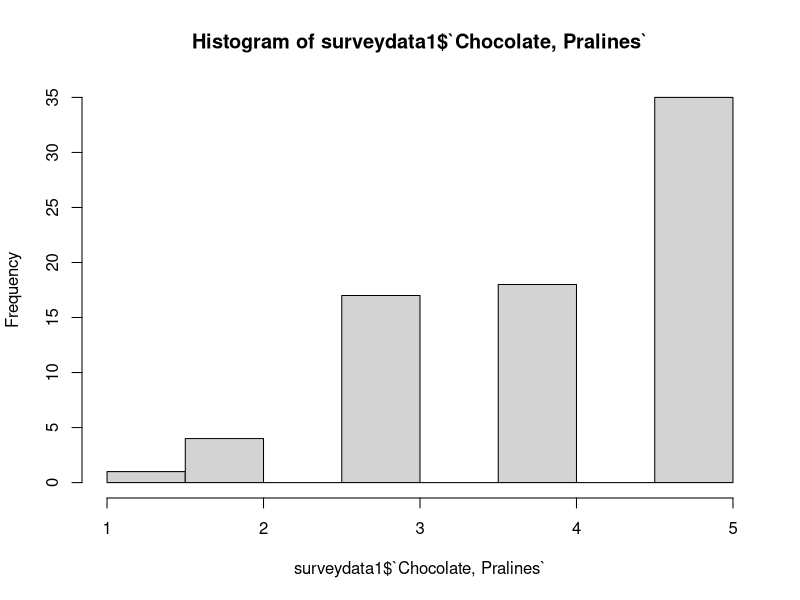
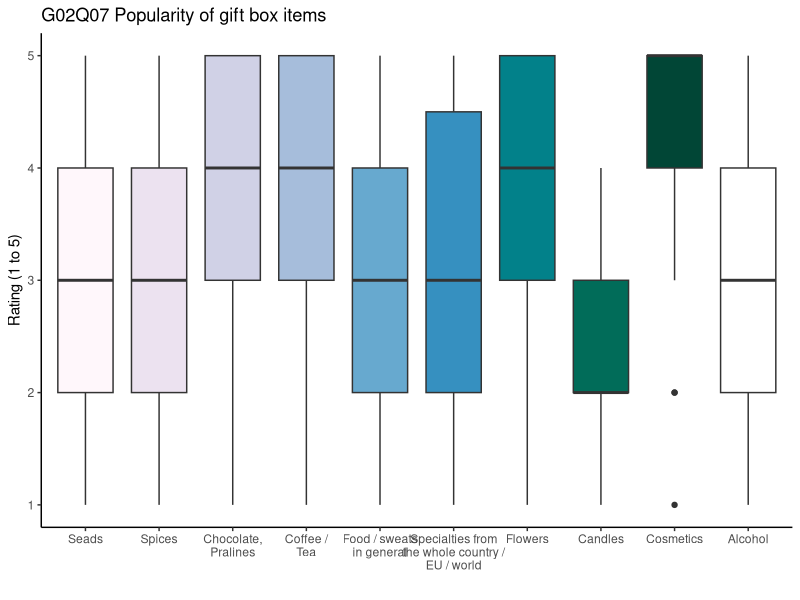
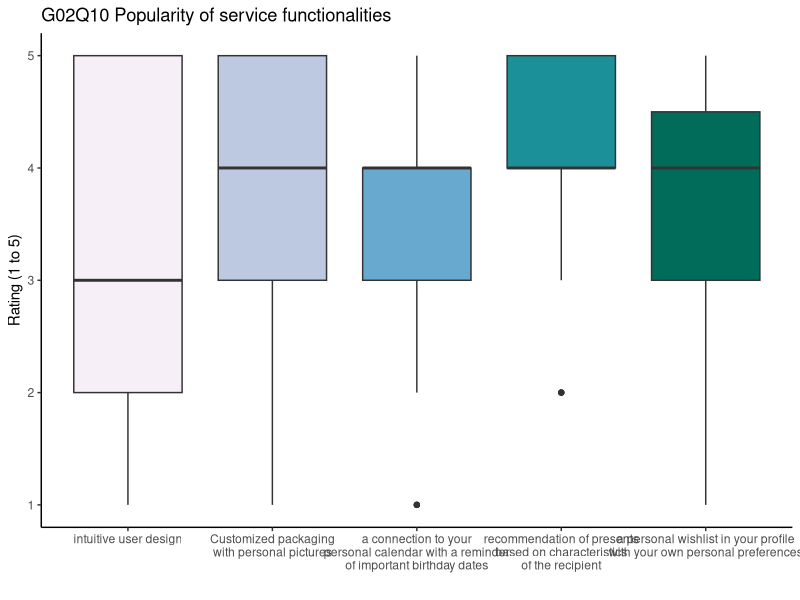
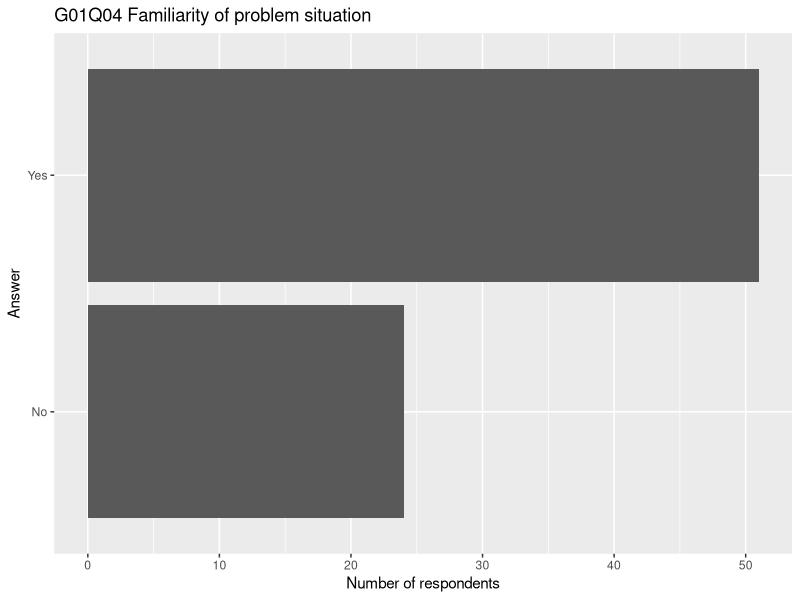
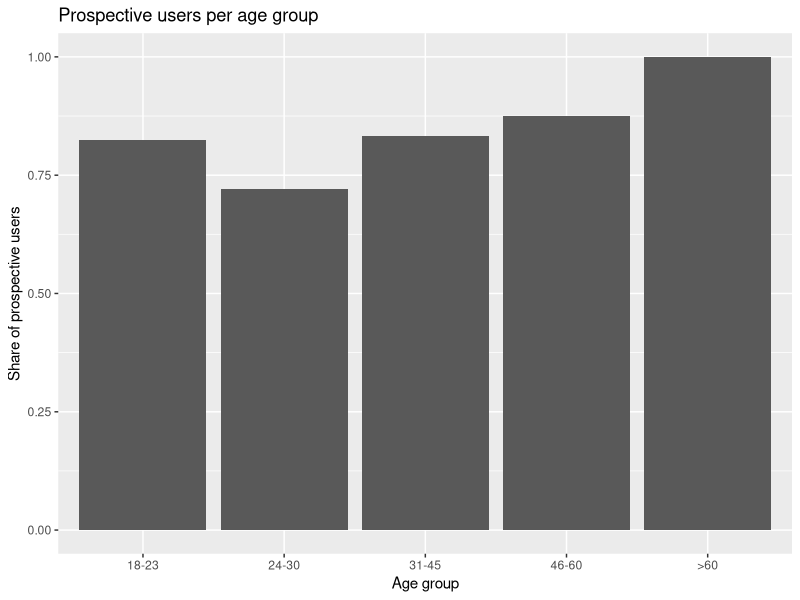

Source code (R) for these figures, in order:
#######################################
#                                     #
#            gift giving              #
#          survey analysis            #
#                                     #
#            Thomas FROST             #
#           Antonia GERKEN            #
#           Anita LINDBERG            #
#             Diane OWIN              #
#                                     #
#       emlyon business school        #
#                                     #
#       https://lyonexchange.fr       #
#     gift-giving@lyonexchange.fr     #
#                                     #
#######################################



# 00 - Setup #############################

# setwd("~/Studium/Master/Module/5A2M21 Advanced Topics in Digital Marketing/Gruppenarbeit/GiftGiving")

# install.packages("tidyverse")
# install.packages("fastDummies")
# install.packages("openxlsx")
# install.packages("data.table")


library(tidyverse)
library(fastDummies)
library(openxlsx)
library(data.table)


# Function to get share of yes of a factor df yes / no

getmean <- function(df) {
  return(as.numeric(summary(df)[2])/length(df))
}

# 01 - Read data #########################

surveydata <- read_csv(file = "results-survey282822_20211009-1210.csv")

# 02 - Clean data #########################

# delete incomplete answers
surveydata <- filter(surveydata, !is.na(submitdate))

# delete answer where control question is wrong
surveydata <- surveydata[surveydata$`G02Q10[SQ053]`  == 4, ]

# remove control question
surveydata1 <- subset(surveydata, select = -c(`G02Q10[SQ053]`) )

# remove time stamp
surveydata1 <- subset(surveydata1, select = -c(submitdate) )

# rename categorical columns----
oldnames <-  c('G01Q04','G01Q17', 'G01Q18', 'G01Q19', 'G01Q05', 'G02Q02','G03Q03', 'G03Q13', 'G03Q14',
             'G03Q15','G03Q16')
newnames <-  c('situation_fit','last_minute', 'remb_bday', 'online_gift', 
             'suitablegift','services_fit','age', 'gender', 'student', 'profession','country')
for(i in 1:length(newnames)) names(surveydata1)[names(surveydata1) == oldnames[i]] = newnames[i]

# rename G02Q07 ----

# How suitable are the following items in your opinion for an individualized gift box? 
# Consider as criteria the probability of sending a box with this to someone else by yourself 
# and how much you would find it a good gift if you would receive it yourself. 
# Consider 1 as a bad gift and 5 as the best possible option.

gifts_numbers <- c('G02Q07[SQ001]', 'G02Q07[SQ012]','G02Q07[SQ022]','G02Q07[SQ032]','G02Q07[SQ042]',
                   'G02Q07[SQ052]','G02Q07[SQ062]','G02Q07[SQ072]','G02Q07[SQ082]','G02Q07[SQ092]')
gifts_names <- c('Seads', 'Spices', 'Chocolate, Pralines', 'Coffee / Tea', 'Food / sweats in general', 
                 'Specialties from the whole country / EU / world', 'Flowers', 'Candles', 'Cosmetics', 
                 'Alcohol')
for(i in 1:length(gifts_names)) names(surveydata1)[names(surveydata1) == gifts_numbers[i]] = gifts_names[i]

# rename G01Q06 -----

# What do you usually give your friends (who do not live close to you) for their birthday?
gifts_numbers2 <- c('G01Q06[SQ001]', 'G01Q06[SQ002]', 'G01Q06[SQ003]', 'G01Q06[SQ004]', 'G01Q06[SQ005]')
gifts_names2 <- c('package', 'post_card','flowers', 'nothing_no_change','nothing_want_change')
for(i in 1:length(gifts_names2)) names(surveydata1)[names(surveydata1) == gifts_numbers2[i]] = gifts_names2[i]

# recode yes/no to 1/0 as dummies
surveydata1 <- dummy_cols(surveydata1, select_columns = gifts_names2, remove_selected_columns = TRUE)
# delete douplicated columns
surveydata1 <- subset(surveydata1, select = - c(package_No, post_card_No, flowers_No,
                                                nothing_no_change_No,nothing_want_change_No))

# rename G02Q10 ----

# Imagine that this service wants to help you not only for sending gifts to others but also
# wants to be your central point for all matters related to gifts. Which of the following 
# functionalities should the platform provide to be useful for you?(1 = not important at all
# and 5 = really important)
gifts_numbers3 <- c('G02Q10[SQ012]','G02Q10[SQ022]','G02Q10[SQ032]','G02Q10[SQ042]',
                    'G02Q10[SQ052]')
gifts_names3 <- c('Int_User_Design', 'Customized_packaging','per_calendar',
                  'recommendation','wishlist')
for(i in 1:length(gifts_names3)) names(surveydata1)[names(surveydata1) == gifts_numbers3[i]] = gifts_names3[i]


# recode variables in dummies ----

# situation_fit (G01Q04): yes = 1, last_minute (G01Q17): last min = 1, 
# hard_remb_bday(G01Q18): hard to remb = 1,; online_gift(G01Q19): yes = 1; 
# suitablegift (G01Q05): hard = yes = 1; services_fit (G02Q02): yes = 1;
# gender (G03Q13): male = 1; student (G03Q14): yes = 1;

# might adding age and country to the dummy list ?

dummy_var <- c('situation_fit','last_minute', 'remb_bday', 'online_gift', 
               'suitablegift','services_fit', 'gender', 'student')

surveydata1 <- dummy_cols(surveydata1, select_columns = dummy_var, remove_selected_columns = TRUE)

# delete douplicated columns
surveydata1 <- subset(surveydata1, select = - c(situation_fit_No, remb_bday_No,online_gift_No, 
                                                suitablegift_No, services_fit_No, 
                                                gender_Female, student_No))
# problem with deleting 'last_minute_In advance', because of '.. ..' in it

# Format Factor Variables ----
surveydata1$age <- as.factor(surveydata1$age)
surveydata1$profession <- as.factor(surveydata1$profession)
surveydata1$country <- as.factor(surveydata1$country)

# dummies as numeric 
surveydata1[,24:37] <- sapply(surveydata1[,24:37],as.numeric)


# 03 - Extracting text answers to excel ##############

text_answers <- c('G01Q11', 'G02Q08','G02Q09', 'G02Q12')

answers_G01Q11 <- unique(surveydata1['G01Q11'])
answers_G02Q08 <- unique(surveydata1['G02Q08'])
answers_G02Q09 <- unique(surveydata1['G02Q09'])
answers_G02Q12 <- unique(surveydata1['G02Q12'])

# export as  one excel
list_of_text_answers <- list("G01Q11" = answers_G01Q11, "G02Q08" = answers_G02Q08,
                             "G02Q09" = answers_G02Q09,
                         "G02Q12" = answers_G02Q12)
write.xlsx(list_of_text_answers, file = "survey_open_question_v1.xlsx", overwrite = TRUE)

# deleting open questions from data frame
surveydata1 <- subset(surveydata1, select = - c(G01Q11, G02Q08, G02Q09, G02Q12))

# 04 - Descriptive analysis ##############
summary(surveydata1)

# Plot Histogram of One Variable
hist(surveydata1$`Chocolate, Pralines`)





# 04.01 - popularity of the different gift items (G02Q07) #####
items <- c('Seads', 'Spices', 'Chocolate, Pralines', 'Coffee / Tea', 'Food / sweats in general', 'Specialties from the whole country / EU / world', 'Flowers', 'Candles', 'Cosmetics', 'Alcohol')
labels <- c('Seads', 'Spices', 'Chocolate,\nPralines', 'Coffee /\nTea', 'Food / sweats\nin general', 'Specialties from\nthe whole country /\nEU / world', 'Flowers', 'Candles', 'Cosmetics', 'Alcohol')

giftitems <- reshape(as.data.frame(surveydata[15:24]), times = items,
                     timevar = "gift", direction = "long",
                     varying = 1:10, v.names = "rating", idvar = "participant")

rownames(giftitems) <- 1:nrow(giftitems)
giftitems$gift <- as.factor(giftitems$gift)

itemsplot <- ggplot(giftitems, aes(x = gift, y = rating, fill = gift)) +
  theme_classic() +
  geom_boxplot() +
  ylab("Rating (1 to 5)") +
  xlab("") +
  ggtitle("G02Q07 Popularity of gift box items") +
  scale_x_discrete(labels= labels) +
  theme(legend.position="none") +
  scale_fill_brewer(palette="PuBuGn")
itemsplot



# 04.02 - popularity of different site functionalities (G02Q07) #####
functionalities <- c('intuitive user design', 'Customized packaging with personal pictures', 'a connection to your personal calendar with a reminder of important birthday dates', 'recommendation of presents based on characteristics of the recipient', 'a personal wishlist in your profile with your own personal preferences to help others finding the perfect gift for you (milk or dark chocolate, coffee or tea, ...)')
func_labels <- c('intuitive user design', 'Customized packaging\nwith personal pictures', 'a connection to your\npersonal calendar with a reminder\nof important birthday dates', 'recommendation of presents\nbased on characteristics\nof the recipient', 'a personal wishlist in your profile\nwith your own personal preferences')

func <- reshape(as.data.frame(surveydata[c(27:29, 31:32)]), times = functionalities,
                     timevar = "functionality", direction = "long",
                     varying = 1:5, v.names = "rating", idvar = "participant")

rownames(func) <- 1:nrow(func)
func$functionality <- as.factor(func$functionality)

funcplot <- ggplot(func, aes(x = functionality, y = rating, fill = functionality)) +
  theme_classic() +
  geom_boxplot() +
  ylab("Rating (1 to 5)") +
  xlab("") +
  ggtitle("G02Q10 Popularity of service functionalities") +
  scale_x_discrete(labels= func_labels) +
  theme(legend.position="none") +
  scale_fill_brewer(palette="PuBuGn")
funcplot



# 04.03 - Some simple percentages #############

# Format yes/no answer as Factor Variable
surveydata$G01Q04 <- as.factor(surveydata$G01Q04)


# Show percentage of the two answers
summary(surveydata$G01Q04)/nrow(surveydata)

# Show numbers in each age group
surveydata$G03Q03 <- as.factor(surveydata$G03Q03)
summary(surveydata$G03Q03)



# Share of early / late buyers
surveydata$G01Q17 <- as.factor(surveydata$G01Q17)
summary(surveydata$G01Q17)/nrow(surveydata)

#Share of online gifts
surveydata$G01Q19 <- as.factor(surveydata$G01Q19)
summary(surveydata$G01Q19)/nrow(surveydata)


# plot a simple bar diagram
plot <- ggplot(surveydata) +
  geom_bar(aes(x = G01Q04)) +
  ylab("Number of respondents") +
  xlab("Answer") +
  ggtitle("G01Q04 Familiarity of problem situation") +
  coord_flip()
plot


# 04.04 - Service Usage by age ####################

# generate mean data per age group
surveydata$G02Q02 <- as.factor(surveydata$G02Q02)

agemeans <- tapply(X = surveydata$G02Q02, INDEX = surveydata$G03Q03, getmean)
agemeans <- as.data.frame(unlist(agemeans))
colnames(agemeans) <- "mean"

ageplot <- ggplot(agemeans, aes(x = rownames(agemeans), y = mean)) +
  geom_col() +
  scale_x_discrete(limits = c("18-23", "24-30", "31-45", "46-60", ">60")) +
  ggtitle("Prospective users per age group") +
  xlab("Age group") +
  ylab("Share of prospective users")
ageplot



# 04.05 - Sustainability ##########################

summary(surveydata$G02Q09)
